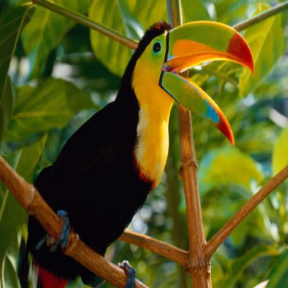
#> input picture prog/simple-tests/data/bird.png, 288 x 288 px
$ python ex4_hint2.py
#> lines starting #> are read from the running program, lines starting #| are printed output that depends on the picture
import os
from PIL import Image
import numpy as np
import matplotlib.pyplot as plt

path_to_image = './data/bird.png'

img_pil = Image.open(path_to_image)
#> img_pil is the input picture: PIL image 288x288 RGB; mean R, G, B 88, 88.5, 27
img_np = np.asarray(img_pil, dtype=np.float64)

known = np.zeros_like(img_np)
off = np.array([3, 3])
# known[0::off[1],0::off[0]] = 1

for i in range(img_np.shape[0]):
    for j in range(img_np.shape[1]):
        if i % 3 == 0:
            if j % 3 == 0:
                known[i,j] =1
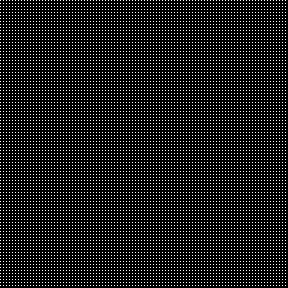
#> known: shape (288, 288, 3) float64; values 0 (black) and 1 (white), 11.1% white in thin lines or dots

plt.figure()
plt.imshow(known)
plt.show()

$ run again, with prog/simple-tests/data/baby2.png copied over prog/simple-tests/data/bird.png
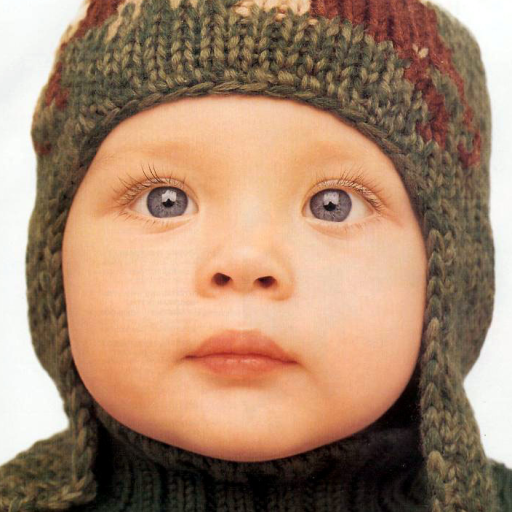
#> input picture prog/simple-tests/data/baby2.png, 512 x 512 px
#> img_pil is the input picture: PIL image 512x512 RGB; mean R, G, B 166.9, 134.2, 109.5
#> after the loop `for i in range(img_np.shape[0]):`:
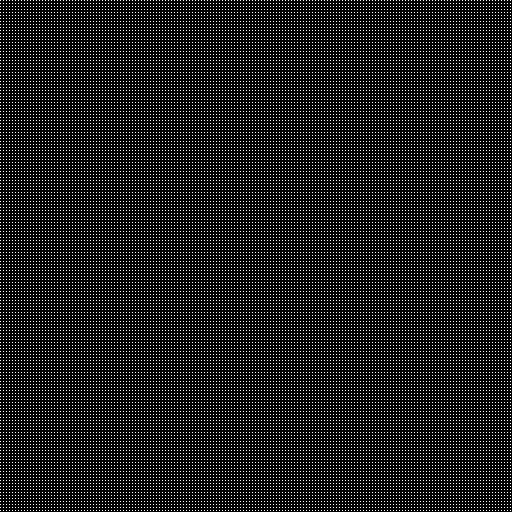
#> known: shape (512, 512, 3) float64; values 0 (black) and 1 (white), 11.2% white in thin lines or dots

$ run again, with prog/simple-tests/data/1400.jpg saved as prog/simple-tests/data/bird.png
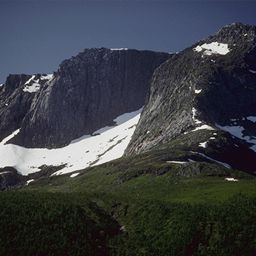
#> input picture prog/simple-tests/data/1400.jpg, 256 x 256 px
#> img_pil is the input picture: PIL image 256x256 RGB; mean R, G, B 60.1, 63.6, 69.3
#> after the loop `for i in range(img_np.shape[0]):`:
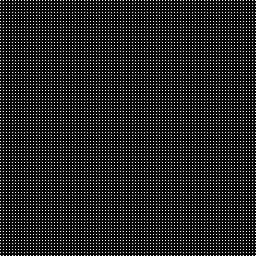
#> known: shape (256, 256, 3) float64; values 0 (black) and 1 (white), 11.3% white in thin lines or dots
